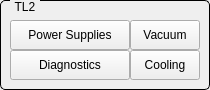
       <widget class="QGroupBox" name="groupBox_9">
        <property name="geometry">
         <rect>
          <x>1160</x>
          <y>0</y>
          <width>210</width>
          <height>90</height>
         </rect>
        </property>
        <property name="styleSheet">
         <string notr="true">QGroupBox {
    border: 1px solid black;
    border-radius: 5px;
    margin-top: 0.5em;
}

QGroupBox::title {
    subcontrol-origin: margin;
    left: 10px;
    padding: 0 3px 0 3px;
}</string>
        </property>
        <property name="title">
         <string>TL2</string>
        </property>
        <widget class="QPushButton" name="btnTL2Cooling">
         <property name="geometry">
          <rect>
           <x>130</x>
           <y>50</y>
           <width>70</width>
           <height>30</height>
          </rect>
         </property>
         <property name="text">
          <string>Cooling</string>
         </property>
        </widget>
        <widget class="QPushButton" name="btnTL2PowerSupplies">
         <property name="geometry">
          <rect>
           <x>10</x>
           <y>20</y>
           <width>120</width>
           <height>30</height>
          </rect>
         </property>
         <property name="text">
          <string>Power Supplies</string>
         </property>
        </widget>
        <widget class="QPushButton" name="btnTL2Diagnostics">
         <property name="geometry">
          <rect>
           <x>10</x>
           <y>50</y>
           <width>120</width>
           <height>30</height>
          </rect>
         </property>
         <property name="text">
          <string>Diagnostics</string>
         </property>
        </widget>
        <widget class="QPushButton" name="btnTL2Vacuum">
         <property name="geometry">
          <rect>
           <x>130</x>
           <y>20</y>
           <width>70</width>
           <height>30</height>
          </rect>
         </property>
         <property name="text">
          <string>Vacuum</string>
         </property>
        </widget>
       </widget>
